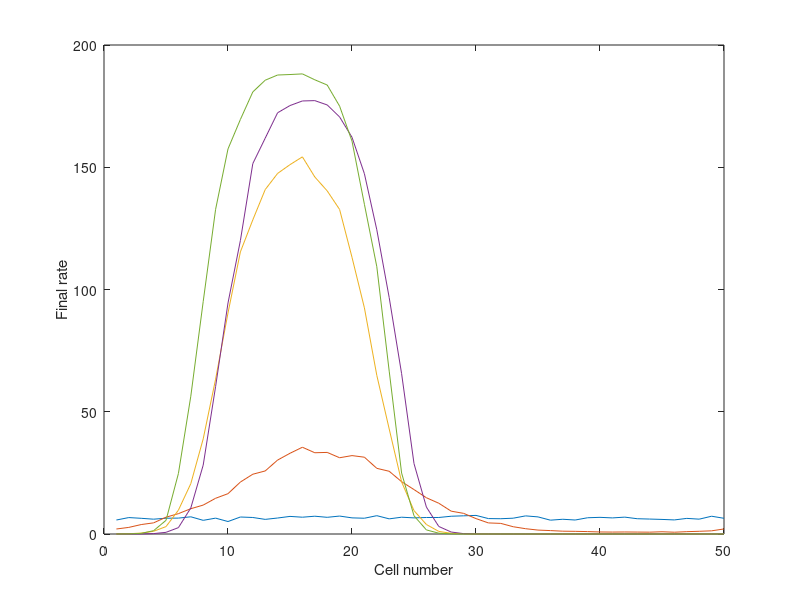
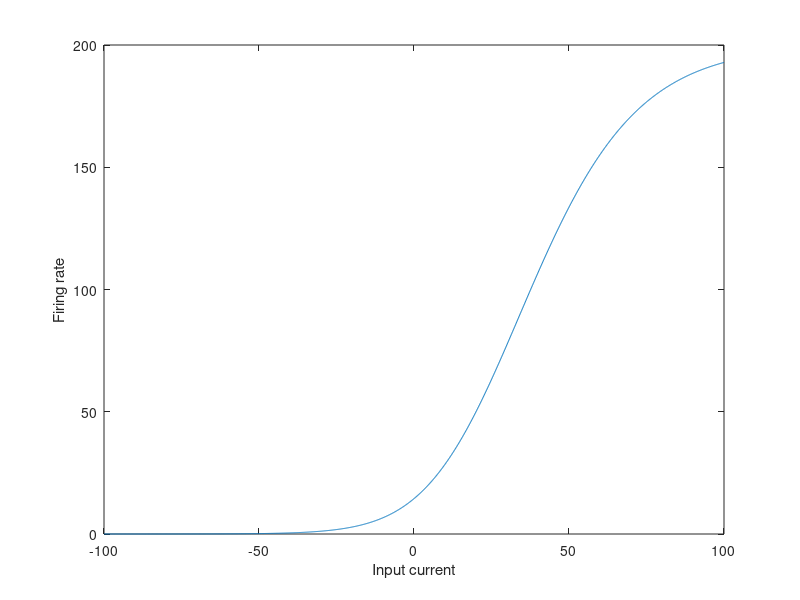
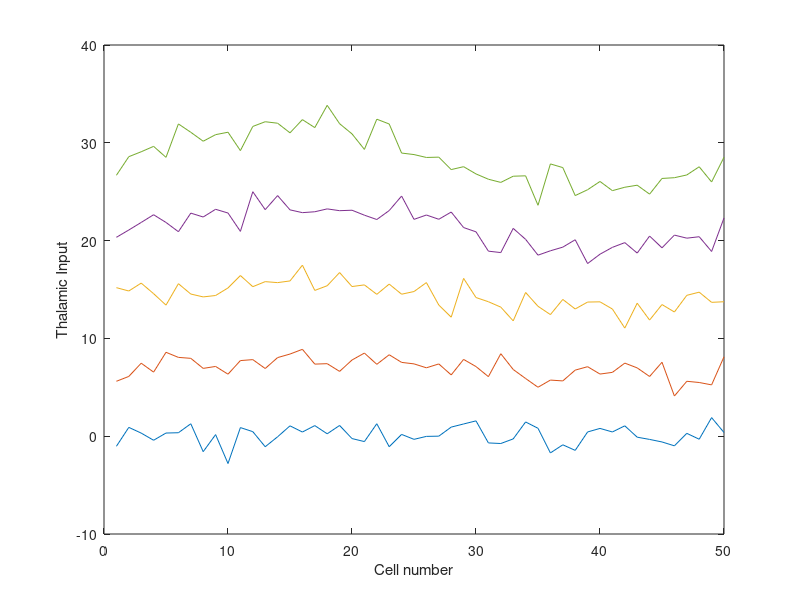
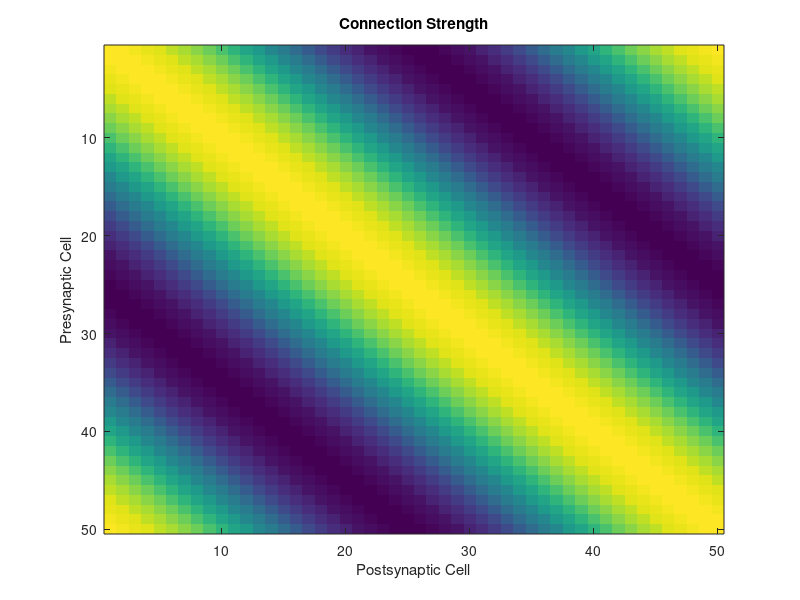

MATLAB code for these plots, in order:
clear

popvec_readout = 0;

dt=0.005;                       % time step
tmax = 1;                       % maximum time: check rates are not changing by this time
t = 0:dt:tmax;                  % vector of time points

Ncells = 50;                    % total number of cells
dtheta = pi/Ncells;             % difference in preferred orientation from one cell to next
r=zeros(length(t),Ncells);      % rate matrix: all time points and all cells
r(1,:) = rand(1,Ncells)*10;     % make initial rate for each cell random from 0-10Hz

h=zeros(1,Ncells);              % this will be (thalamic) input current to cells
Itot=zeros(1,Ncells);           % total current to cells

A = 40.;                        % Maximum amplitude of thalamic input current
epsilon = 0.1;                  % How much the input modulates with orientation
J0 = -0.5;                      % Mean inhibitory connection strength to all cells
J2 = 1;                         % Extra excitatory connection to similar cells
tau = 0.050;                    % Time constant for the rate to change (slow for NMDA synapses)
noise_level = 1;

for cell1 = 1:Ncells;           % Postsynaptic cell
    for cell2 = 1:Ncells;       % Presynaptic cell
        W(cell2,cell1) = (J0+J2*cos(2*pi*(cell2-cell1)/Ncells))*dtheta;    % Connection from cell2 to cell1
    end
end
figure(4)
imagesc(W)
title('Connection Strength')
xlabel('Postsynaptic Cell')
ylabel('Presynaptic Cell')

cuecell = 15;                   % Cell no. where thalamic input is peaked
input_angle = dtheta*cuecell*180/pi
Ith = 20;                       % Rough threshold of f-I curve of cells
Iwidth = 20;                    % Inverse gradient of f-I cure near threshold
rmax = 200;                     % Maximum rate of cells
Iin = -100:0.1:100;             % Plot a range of input currents
rout = rmax./(1+exp(-(Iin-Ith)/Iwidth)).^2;   % This is the firing rate curve used in the simulation

figure(2)                       % Figure to plot f-I curve
clf                             % Clear figure
plot(Iin,rout)                  % Plot f-I curve
xlabel('Input current')         % Label x-axis
ylabel('Firing rate')           % Label y-axis

figure(1)                        % Clear figures to be used later
clf
figure(3)
clf

for c = 0:0.2:0.8;              % Use different contrasts stepping from 0 to 0.8
    
    for cell = 1:Ncells;        % For each cell, its input current depends on how close is its 
                                % prefered orientation to the cue cell
        h(cell) = A*c*(1-epsilon + epsilon*cos(2*pi*(cell-cuecell)/Ncells))+noise_level*randn();
                                % This is the formula in notes + HW
    end
    figure(3)
    plot(h);
    ylabel('Thalamic Input');
    xlabel('Cell number')
    hold on
    
    for i = 2:length(t)         % Start simulating across time
        
        Itot = h + r(i-1,:)*W;  % Total current is input current + rate of all cells * connection strength
        
        rinf = rmax./(1+exp(-(Itot-Ith)/Iwidth)).^2;    % The steady state firing rate for all cells
        
        r(i,:) = rinf + (r(i-1,:)-rinf)*exp(-dt/tau);   % The actual firing rate of all cells is updated.

    end
    
    figure(1)                       % Switch to Fig.1 for plotting network response
    plot(r(end,:))                  % Plot final firing rate of all cells for that stimulus.
    hold on
    xlabel('Cell number');
    ylabel('Final rate');
    
    
    %% Now try a population vector read-out -- Note that this method really 
    % should not be used for orientation selectivity in this manner, but
    % could be used for direction selectivity. Explanation in class. 
    % The main issue is that for the population vector readout to be valid,
    % the angle must be able to go through a complete circle from 0 to 2.pi
    % Below this first version which looks OK is a "fix".
    popvec_x = 0.0;
    popvec_y = 0.0;
    figure()
    for cell = 1:Ncells
        pref_angle = dtheta*cell;
        vec_x = r(end,cell)*cos(pref_angle);
        vec_y = r(end,cell)*sin(pref_angle);
        plot([popvec_x, popvec_x + vec_x], [popvec_y, popvec_y + vec_y])
        hold on
        popvec_x = popvec_x + vec_x;
        popvec_y = popvec_y + vec_y;
    end
    title('Population vector Readout')
    plot([0 popvec_x], [0 popvec_y],'r')
    scale_max = max(popvec_x,popvec_y);
    axis([-scale_max scale_max -scale_max scale_max])
    readout_angle = mod(atan(popvec_y/popvec_x),pi)*180/pi
    
    %% Fixed method where we treat "vertical" as opposite to "horizontal"
    if ( popvec_readout)
        popvec_x = 0.0;
        popvec_y = 0.0;
        figure()
        for cell = 1:Ncells
            pref_angle = 2*dtheta*cell;                         % Note multiplication by 2 here
            vec_x = r(end,cell)*cos(pref_angle);
            vec_y = r(end,cell)*sin(pref_angle);
            plot([popvec_x, popvec_x + vec_x], [popvec_y, popvec_y + vec_y])
            hold on
            popvec_x = popvec_x + vec_x;
            popvec_y = popvec_y + vec_y;
        end
        title('Fixed Population vector Readout')
        plot([0 popvec_x], [0 popvec_y],'r')
        scale_max = max(popvec_x,popvec_y);
        scale_max = max(scale_max,rmax);
        axis([-scale_max scale_max -scale_max scale_max])
        xlabel('Horizontal - Vertical Projection')
        
        fixed_readout_angle = 0.5*mod(atan(popvec_y/popvec_x),pi)*180/pi   % Note multiplication by 0.5 here
        
    end
end
